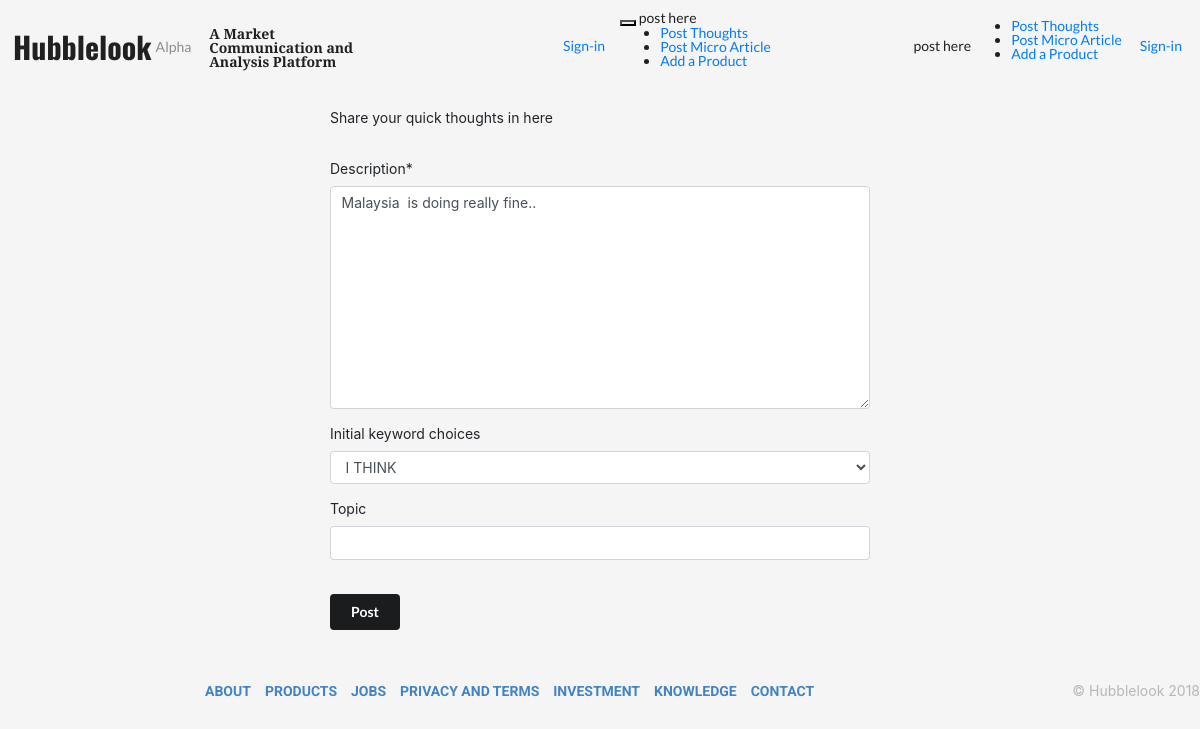
Page /profile/quick_word/update/12 on the committed database.
### mainhubblelook/models.py (models this page shows, shortened)
class QuickWord(models.Model):
	I_THINK = 'I think'
	GOOD_PART_OF = 'Feedback'
	BAD_PART_OF ='Good part'
	PROTOTYPE = 'Bad part'
	FEEDBACK = 'Prototype'
	REVIEW = 'Review'
	ASK = 'Ask'
	FINACIAL_MARKET = 'Financial market'
	INITIAL_KEYWORD = (
		(I_THINK, 'I THINK'),
		(FEEDBACK, 'FEEDBACK'),
		(GOOD_PART_OF, 'GOOD PART'),
		(BAD_PART_OF, 'BAD PART'),
		(PROTOTYPE, 'PROTOTYPE'),
		(REVIEW, 'REVIEW'),
		(ASK, 'ASK'),
		(FINACIAL_MARKET, 'FINANCIAL MARKET')
		)
	pub_time = models.DateTimeField('Publish time', auto_now=True, auto_now_add=False)
	description = models.CharField(max_length=150, blank=False, null=False)
	likes = models.ManyToManyField(settings.AUTH_USER_MODEL, blank=True, related_name='likes')
	topic = models.CharField(max_length=2000, null=True, blank=True)
	Initial_keyword_choices = models.CharField(
	 max_length=100,
	 null=True,
	 blank=True,
	 choices=INITIAL_KEYWORD,
	 default=I_THINK)
	class Meta:
		verbose_name = "Micro Thought"
		ordering = ['-pub_time']

### profiles/views.py (the view)
# urls.py: path('quick_word/update/<int:pk>', MicroThoughtsUpdateView.as_view(), name='micro-thoughts-update'),
class MicroThoughtsUpdateView(UpdateView):
    model = QuickWord
    form_class = Quick_word_form
    template_name = 'forms/quickword.html'
    success_url = '/'

### mainhubblelook/forms.py
class Quick_word_form(forms.ModelForm):
	class Meta:
		model = QuickWord
		fields = ['description', 'Initial_keyword_choices', 'topic']
		widgets={'description': forms.Textarea(attrs={'size': 10})}

### mainhubblelook/templates/forms/quickword.html (shortened to what this page needs)
{% extends 'base.html' %}
{% block body %}
  {% load crispy_forms_tags %}
  {% include 'sinppet/nav-bar.html' %}
  <div class="container">
    <div class="row">
      <div class="col-lg-3"></div>
      <div class="col-lg-6">
        <div style="padding-bottom: 30px;" class="uk-text-lead uk-text-bold">
          Share your quick thoughts in here
        </div>
        <form action="" method="post">
          {{ form|crispy }}
          <input id="submit"class="ui secondary button" type="submit" value="Post" />
        </form>
      </div>
      <div class="col-lg-3"></div>
    </div>
  </div>
  {% include 'sinppet/footer.html' %}
{% endblock %}

### mainhubblelook/templates/forms/quickword.html (style rules this page uses)
html, body { background-color: #f5f5f5; }
.container { min-height: 100%; }
#submit { margin-top: 20px; }

### rows in the picture
QuickWord: description "Malaysia is doing really fine..", Initial_keyword_choices "I THINK"
